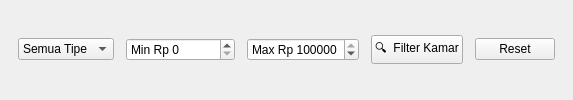
<widget class="QFrame" name="cardFilter"><property name="card" stdset="0"><string>white</string></property><layout class="QVBoxLayout" name="lay122"><property name="spacing"><number>10</number></property><property name="leftMargin"><number>18</number></property><property name="topMargin"><number>12</number></property><property name="rightMargin"><number>18</number></property><property name="bottomMargin"><number>12</number></property><item><layout class="QHBoxLayout" name="lay121"><property name="spacing"><number>12</number></property><property name="leftMargin"><number>0</number></property><property name="topMargin"><number>0</number></property><property name="rightMargin"><number>0</number></property><property name="bottomMargin"><number>0</number></property><item>
<widget class="QComboBox" name="cmbFilterTipe"><item><property name="text"><string>Semua Tipe</string></property></item>
<item><property name="text"><string>Standard</string></property></item>
<item><property name="text"><string>Deluxe</string></property></item>
<item><property name="text"><string>VIP</string></property></item>
</widget>
</item>
<item>
<widget class="QSpinBox" name="spinHargaMin"><property name="minimum"><number>0</number></property><property name="maximum"><number>10000000</number></property><property name="value"><number>0</number></property><property name="singleStep"><number>100000</number></property><property name="prefix"><string>Min Rp </string></property></widget>
</item>
<item>
<widget class="QSpinBox" name="spinHargaMax"><property name="minimum"><number>0</number></property><property name="maximum"><number>10000000</number></property><property name="value"><number>3000000</number></property><property name="singleStep"><number>100000</number></property><property name="prefix"><string>Max Rp </string></property></widget>
</item>
<item>
<widget class="QPushButton" name="btnFilter"><property name="text"><string>🔍  Filter Kamar</string></property><property name="cursor"><cursorShape>PointingHandCursor</cursorShape></property><property name="variant" stdset="0"><string>primary</string></property></widget>
</item>
<item>
<widget class="QPushButton" name="btnResetFilter"><property name="text"><string>Reset</string></property><property name="cursor"><cursorShape>PointingHandCursor</cursorShape></property><property name="variant" stdset="0"><string>ghost</string></property></widget>
</item>
</layout></item>
</layout></widget>
